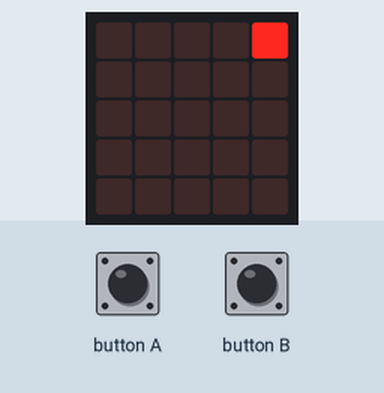
The program below on a simulated BBC micro:bit (MakeCode). Parts: the board's 5×5 LED display. The inputs (shaded band) are chosen by the test bench. Random numbers come from a fixed seed.

Above: at 1.2 s.
1.3 s: button A pressed for 0.15 s
At 1.9 s:
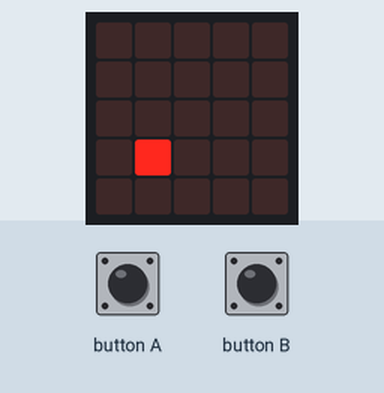
2.0 s: button B pressed for 0.15 s
At 2.9 s:
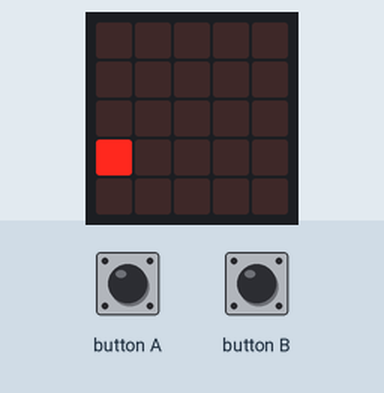
5.0 s: button A pressed for 0.15 s
At 6.8 s:
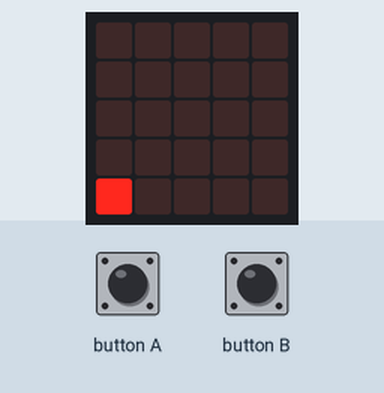
8.1 s: button B pressed for 0.15 s
At 8.9 s:
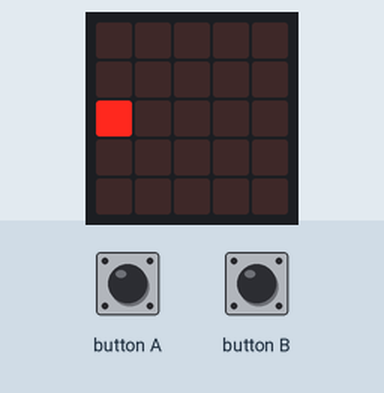
11.2 s: button A pressed for 0.15 s
At 11.43 s:
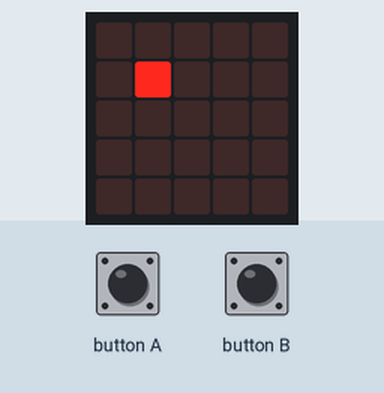
11.9 s: button A pressed 2 times (0.12 s each, 0.3 s apart)
At 12.17 s:
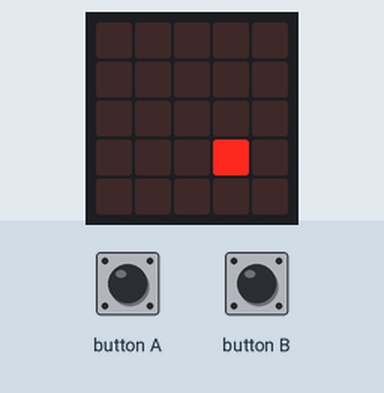
Timing chart, 0 to 14.9 s (numbered marks = the images above; inputs shaded):
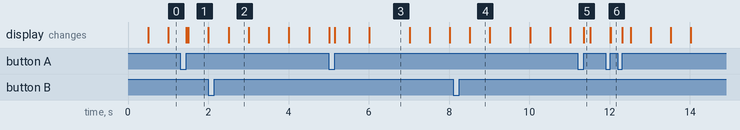

The program:

main.ts
```typescript
input.onButtonPressed(Button.A, function () {
    objeto.move(1)
    objeto.ifOnEdgeBounce()
})
input.onButtonPressed(Button.B, function () {
    objeto.turn(Direction.Right, randint(0, 4) * 45)
})
let objeto: game.LedSprite = null
objeto = game.createSprite(2, 2)
basic.forever(function () {
    while (true) {
        objeto.move(2)
        objeto.ifOnEdgeBounce()
        objeto.turn(Direction.Right, randint(0, 4) * 45)
        basic.pause(500)
    }
})
```

test.ts
```typescript
// aquí va el archivo "tests"; esto no se compilará cuando este paquete se utilice como una extensión.
```

Measured:
- what the display in image 2 shows lasts 0.5 s, from 2.5 s to 3.0 s
- what the display in image 3 shows lasts 1.0 s, from 6.0 s to 7.0 s
